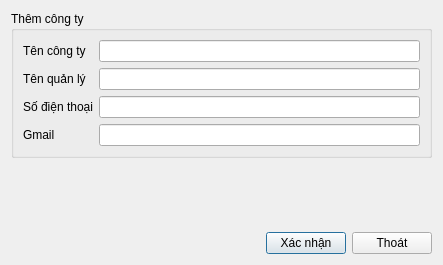
<?xml version="1.0" encoding="UTF-8"?>
<ui version="4.0">
 <class>QTThemCongTyDialog</class>
 <widget class="QDialog" name="QTThemCongTyDialog">
  <property name="geometry">
   <rect>
    <x>0</x>
    <y>0</y>
    <width>443</width>
    <height>265</height>
   </rect>
  </property>
  <property name="windowTitle">
   <string>Dialog</string>
  </property>
  <layout class="QVBoxLayout" name="verticalLayout_3">
   <item>
    <widget class="QGroupBox" name="groupBox">
     <property name="title">
      <string>Thêm công ty</string>
     </property>
     <layout class="QHBoxLayout" name="horizontalLayout">
      <item>
       <layout class="QVBoxLayout" name="verticalLayout">
        <item>
         <widget class="QLabel" name="label">
          <property name="text">
           <string>Tên công ty</string>
          </property>
         </widget>
        </item>
        <item>
         <widget class="QLabel" name="label_2">
          <property name="text">
           <string>Tên quản lý</string>
          </property>
         </widget>
        </item>
        <item>
         <widget class="QLabel" name="label_3">
          <property name="text">
           <string>Số điện thoại</string>
          </property>
         </widget>
        </item>
        <item>
         <widget class="QLabel" name="label_4">
          <property name="text">
           <string>Gmail</string>
          </property>
         </widget>
        </item>
       </layout>
      </item>
      <item>
       <layout class="QVBoxLayout" name="verticalLayout_2">
        <item>
         <widget class="QLineEdit" name="lineEditTenCongTy"/>
        </item>
        <item>
         <widget class="QLineEdit" name="lineEditTenQuanLy"/>
        </item>
        <item>
         <widget class="QLineEdit" name="lineEditSoDienThoai"/>
        </item>
        <item>
         <widget class="QLineEdit" name="lineEditGmail"/>
        </item>
       </layout>
      </item>
     </layout>
    </widget>
   </item>
   <item>
    <spacer name="verticalSpacer">
     <property name="orientation">
      <enum>Qt::Orientation::Vertical</enum>
     </property>
     <property name="sizeHint" stdset="0">
      <size>
       <width>20</width>
       <height>49</height>
      </size>
     </property>
    </spacer>
   </item>
   <item>
    <layout class="QHBoxLayout" name="horizontalLayout_2">
     <item>
      <spacer name="horizontalSpacer">
       <property name="orientation">
        <enum>Qt::Orientation::Horizontal</enum>
       </property>
       <property name="sizeHint" stdset="0">
        <size>
         <width>40</width>
         <height>20</height>
        </size>
       </property>
      </spacer>
     </item>
     <item>
      <widget class="QPushButton" name="pushButtonXacNhan">
       <property name="text">
        <string>Xác nhận</string>
       </property>
      </widget>
     </item>
     <item>
      <widget class="QPushButton" name="pushButtonThoat">
       <property name="text">
        <string>Thoát</string>
       </property>
      </widget>
     </item>
    </layout>
   </item>
  </layout>
 </widget>
 <resources/>
 <connections/>
</ui>
